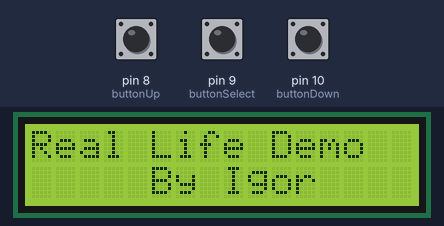
Recording of a sketch running on a simulated Arduino Uno, built with avr-gcc and run on an emulated ATmega328P. On the bench: 16×2 character LCD. The inputs (shaded band) are chosen by the test bench; at power-on: pin 9 (buttonSelect) LOW, pin 8 (buttonUp) LOW, pin 10 (buttonDown) LOW.

Above: at 0.1 s.
At 7.4 s:
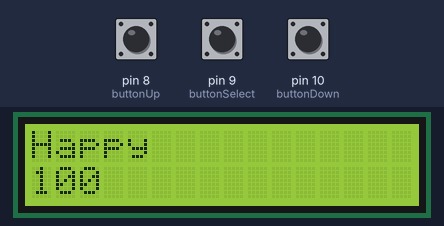
7.5 s: pin 9 (buttonSelect) pulled HIGH for 2.7 s
At 12.4 s:
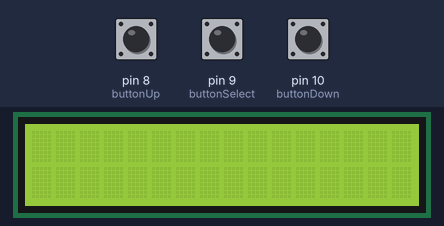
Timing chart, 0 to 13.9 s (numbered marks = the images above; inputs shaded):
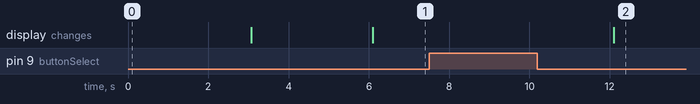

Measured:
- after the input at 7.5 s, the display: changes after 4.6 s (image 2)

The sketch:

sketch_jul04a.ino
```cpp
// Подключаем стандартную библиотеку LiquidCrystal
#include <LiquidCrystal.h>

// Инициализируем объект-экран, передаём использованные
// для подключения контакты на Arduino в порядке:
// RS, E, DB4, DB5, DB6, DB7
LiquidCrystal lcd(12, 11, 4, 5, 6, 7);
int i=0;
int MenuPos = 0;
int MenuLife = 0;
int buttonUp = 8;
int buttonSelect = 9;
int buttonDown = 10;
int food =100;
int happy = 100;
int money = 1000;
int sleep = 100;
void setup()
{
    pinMode(buttonUp, INPUT);
    pinMode(buttonDown, INPUT);
    pinMode(buttonSelect, INPUT);
    lcd.begin(16, 2);
    lcd.print("Real Life Demo");
    lcd.setCursor(5,1);
    lcd.print("By Igor");
}
void loop(){
  delay(3000);
  lcd.clear();
  if(i == 0){
  if(digitalRead(buttonUp) == HIGH)
{
  MenuPos++;
}

  if(digitalRead(buttonDown) == HIGH)
{
 MenuPos--;
}
  if(MenuPos == 5){
    MenuPos = 0;
  }
if(MenuPos = 0){
  lcd.clear();
  delay(1000);
  lcd.print("Job");
  lcd.setCursor(0,1);
  lcd.print("-5H -5S -5F +100M");
}
  if(MenuPos = 1){
  lcd.clear();
  delay(1000);
  lcd.print("eat");
  lcd.setCursor(0,1);
  lcd.print("+2H+3S+10F-15M");
  }
  if(MenuPos = 2){
  lcd.clear();
  lcd.print("Cinema");
  lcd.setCursor(0,1);
  lcd.print("+15H-5S-5F-20M");
  }
  if(MenuPos = 3){
  lcd.clear();
  delay(1000);
  lcd.print("My life");
  lcd.setCursor(0,1);
  lcd.print("CHECK");
  }
  if(MenuPos = 4){
  lcd.clear();
  delay(1000);
  lcd.print("H-happy F-hungry");
  lcd.setCursor(0,1);
  lcd.print("M-money S-energy");
  }
 if(digitalRead(buttonSelect) == HIGH & MenuPos == 0){
  happy = happy - 5;
  sleep = sleep -5;
  food = food - 5;
  money = money + 100;
 }
 if(digitalRead(buttonSelect) == HIGH & MenuPos == 1){
  happy = happy + 2;
  sleep = sleep +3;
  food = food + 10;
  money = money - 15;
 }
 if(digitalRead(buttonSelect) == HIGH & MenuPos == 2){
  happy = happy + 15;
  sleep = sleep - 5;
  food = food - 5;
  money = money - 25;
 }

 if(digitalRead(buttonSelect) == HIGH & MenuPos == 3){
  i = 1;
 }
  }
  if(i=1){
   if(digitalRead(buttonUp) == HIGH)
{
  MenuLife++;
}
  if(digitalRead(buttonDown) == HIGH)
{
 MenuLife--;
}
  if(MenuLife = 4){
    MenuLife = 0;
  }
  if(MenuLife==0){
    lcd.clear();
    lcd.print("Happy");
    lcd.setCursor(0,1);
    lcd.print(happy);
  }
  if(MenuLife==1){
    lcd.clear();
    lcd.print("Hungry");
    lcd.setCursor(0,1);
    lcd.print(food);
  }
  if(MenuLife==2){
    lcd.clear();
    lcd.print("Money");
    lcd.setCursor(0,1);
    lcd.print(money);
  }
  if(MenuLife==3){
    lcd.clear();
    lcd.print("Energy");
    lcd.setCursor(0,1);
    lcd.print(sleep);
  }
  if(digitalRead(buttonSelect)==HIGH){
    i=0;
  }
 }
}
```
